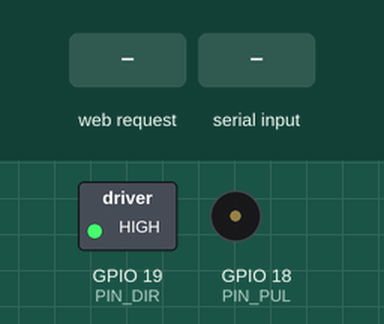
This sketch was run on a simulated ESP32. Shown: switched loads named in the sketch (green lamp = pin HIGH), buzzer (waves = sounding). The test bench sets the inputs (shaded band). WiFi joins after 1.5 s; servers stay silent unless stated; what the sketch prints to the serial monitor is not drawn.

Above: at 2.9 s.
3.0 s: HTTP request GET /cmd?action=START received
At 4.1 s:
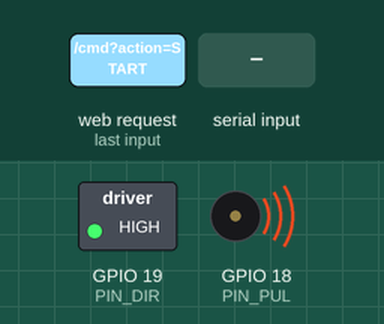
4.5 s: "R\n" received over Serial
At 5.7 s:
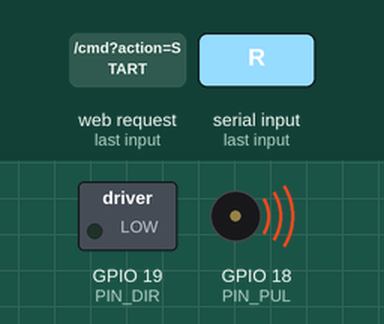
6.0 s: HTTP request GET /cmd?action=STOP received
At 6.5 s:
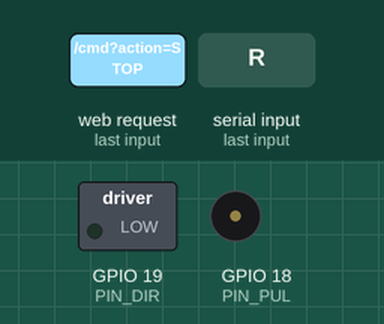
7.5 s: HTTP request GET /set?rpm=1 received
At 8.7 s:
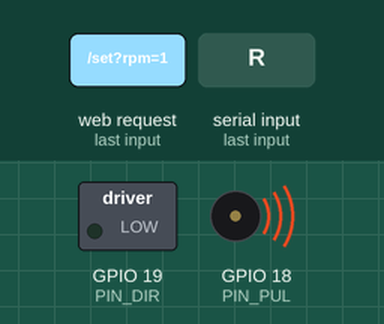
9.0 s: HTTP request GET /set?rpm=STOP received
At 9.3 s:
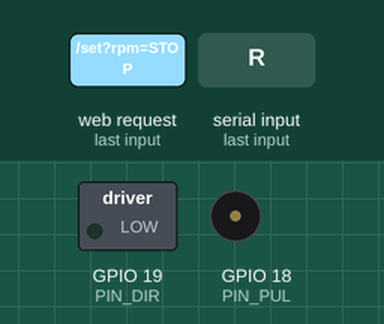
10.5 s: "S\n" received over Serial
At 11.7 s:
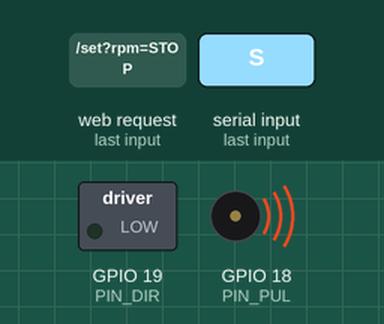
Timing chart, 0 to 13.0 s (numbered marks = the images above; inputs shaded):
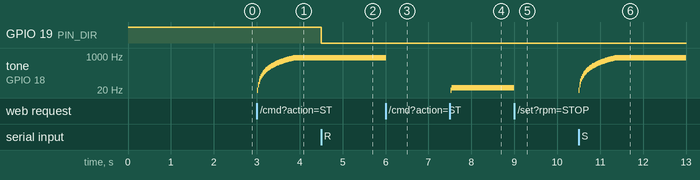

The sketch:

firmware_bomba_nema34.ino
```cpp
/* ==============================================================================
 * PROYECTO DE TESIS DE INGENIERÍA INDUSTRIAL - PLANTA DE ULTRAFILTRACIÓN FX100
 * HITO 2: ACCIONAMIENTO DE PRECISIÓN DE BOMBA PERISTÁLTICA (NEMA 34 + DM860)
 * ==============================================================================
 *
 * DESCRIPCIÓN TÉCNICA:
 * Este firmware comanda un motor paso a paso NEMA 34 acoplado a una bomba
 * peristáltica MBP-2000 mediante un driver industrial Leadshine DM860.
 *
 * CARACTERÍSTICAS:
 * 1. Generación de pulsos STEP por Silicio Hardware (LEDC Timer) a 0% de uso de CPU.
 * 2. Rampa de aceleración/desaceleración suave (35 RPM/s) para evitar pérdida de pasos.
 * 3. Servidor Web responsivo embebido (Dashboard táctil para celular y PC).
 * 4. Control interactivo por consola serie (115200 baudios).
 * 5. Actualización inalámbrica de código por Wi-Fi (ArduinoOTA).
 *
 * CONEXIONADO FÍSICO AL ESP32 (38 PINES):
 * - GPIO 18 (D18) ──► PUL+ (Paso / STEP del DM860)
 * - GPIO 19 (D19) ──► DIR+ (Sentido de Giro del DM860)
 * - GND           ──► PUL- y DIR- puenteados (Cátodo Común a masa)
 * - ENA+ / ENA-   ──► DESCONECTADOS (Driver habilitado permanentemente)
 * ============================================================================== */

#include <WiFi.h>
#include <WebServer.h>
#include <ESPmDNS.h>
#include <ArduinoOTA.h>

// ------------------------------------------------------------------------------
// 1. CREDENCIALES DE RED WI-FI (Planta Piloto)
// ------------------------------------------------------------------------------
const char* ssid     = "Box804";
const char* password = "plantapiloto2";

// Red de respaldo (Hotspot autónomo si no hay router disponible)
const char* ap_ssid  = "ESP32_Bomba_UF";
const char* ap_pass  = "plantapiloto2";

WebServer server(80);

// ------------------------------------------------------------------------------
// 2. ASIGNACIÓN DE PINES FÍSICOS AL DRIVER DM860
// ------------------------------------------------------------------------------
const uint8_t PIN_PUL = 18; // GPIO 18 -> Pulso STEP
const uint8_t PIN_DIR = 19; // GPIO 19 -> Dirección DIR

// Resolución del driver DM860 (DIP switches en 1600 pulsos por revolución)
const uint16_t PULSOS_POR_REV = 1600;

// ------------------------------------------------------------------------------
// 3. VARIABLES DE ESTADO Y CONTROL DINÁMICO
// ------------------------------------------------------------------------------
bool bombaEncendida = false;
bool direccionHoraria = true; // true = Filtración hacia FX100, false = Retrolavado

float rpm_objetivo = 0.0;     // Velocidad deseada fijada por el usuario (0 a 120 RPM)
float rpm_actual   = 0.0;     // Velocidad instantánea en rampa
const float ACELERACION_RPM_SEG = 35.0; // Rampa: sube/baja 35 RPM por segundo

unsigned long t_ultima_rampa_ms = 0;

// ------------------------------------------------------------------------------
// 4. FUNCIÓN PARA GENERAR PULSOS POR HARDWARE LEDC TIMER
// ------------------------------------------------------------------------------
void actualizarFrecuenciaMotor(float rpm) {
  if (rpm > 0.5 && bombaEncendida) {
    // Ecuación de Frecuencia: f (Hz) = (RPM * 1600 pulsos/rev) / 60 seg
    float freq_hz = (rpm * (float)PULSOS_POR_REV) / 60.0f;
    ledcWriteTone(PIN_PUL, freq_hz); // Síntesis de onda cuadrada en silicio
  } else {
    ledcWriteTone(PIN_PUL, 0);       // Detiene los pulsos
    digitalWrite(PIN_PUL, LOW);
  }
}

// ------------------------------------------------------------------------------
// 5. CÓDIGO HTML/CSS/JS DEL DASHBOARD WEB EMBEBIDO
// ------------------------------------------------------------------------------
const char index_html[] PROGMEM = R"rawliteral(
<!DOCTYPE html>
<html lang="es">
<head>
  <meta charset="UTF-8">
  <meta name="viewport" content="width=device-width, initial-scale=1.0">
  <title>Control Bomba MBP-2000 (NEMA 34)</title>
  <style>
    :root {
      --bg: #0b0f19; --card: #151d30; --border: #263554;
      --text: #f1f5f9; --accent: #38bdf8; --success: #10b981;
      --danger: #ef4444; --warning: #f59e0b;
    }
    * { box-sizing: border-box; margin: 0; padding: 0; font-family: 'Segoe UI', system-ui, sans-serif; }
    body { background: var(--bg); color: var(--text); padding: 20px; display: flex; justify-content: center; align-items: center; min-height: 100vh; }
    .card { background: var(--card); border: 1px solid var(--border); border-radius: 16px; padding: 24px; width: 100%; max-width: 480px; box-shadow: 0 10px 25px rgba(0,0,0,0.5); }
    h1 { font-size: 20px; color: var(--accent); margin-bottom: 4px; text-align: center; }
    p.sub { font-size: 12px; color: #94a3b8; text-align: center; margin-bottom: 20px; }
    .display-box { background: #070a12; border: 1px solid var(--border); border-radius: 12px; padding: 16px; text-align: center; margin-bottom: 18px; }
    .rpm-val { font-size: 48px; font-weight: 800; font-family: monospace; color: var(--accent); }
    .rpm-unit { font-size: 13px; color: #94a3b8; }
    .status-badge { display: inline-block; padding: 4px 12px; border-radius: 20px; font-size: 12px; font-weight: bold; margin-top: 8px; }
    .status-on { background: rgba(16, 185, 129, 0.2); color: var(--success); border: 1px solid var(--success); }
    .status-off { background: rgba(239, 68, 68, 0.2); color: var(--danger); border: 1px solid var(--danger); }
    .slider-box { margin-bottom: 20px; }
    .slider-label { display: flex; justify-content: space-between; font-size: 13px; margin-bottom: 8px; }
    input[type=range] { width: 100%; height: 8px; border-radius: 4px; background: #263554; accent-color: var(--accent); cursor: pointer; }
    .btn-grid { display: grid; grid-template-columns: 1fr 1fr; gap: 10px; margin-bottom: 12px; }
    .btn { padding: 14px; border: none; border-radius: 8px; font-size: 14px; font-weight: bold; cursor: pointer; transition: 0.2s; }
    .btn:active { transform: scale(0.97); }
    .btn-start { background: var(--accent); color: #090d16; }
    .btn-stop { background: var(--danger); color: #fff; }
    .btn-dir { background: var(--warning); color: #090d16; grid-column: span 2; }
    .info-footer { font-size: 11px; color: #64748b; text-align: center; margin-top: 14px; line-height: 1.4; }
  </style>
</head>
<body>
  <div class="card">
    <h1>PLANTA DE ULTRAFILTRACIÓN FX100</h1>
    <p class="sub">Hito 2: Accionamiento Bomba Peristáltica (NEMA 34)</p>

    <div class="display-box">
      <div class="rpm-val" id="rpm_val">0.0</div>
      <div class="rpm-unit">RPM (Frecuencia: <span id="freq_val">0</span> Hz)</div>
      <div id="status_pill" class="status-badge status-off">MOTOR DETENIDO</div>
      <div style="font-size: 12px; color: #94a3b8; margin-top: 6px;" id="dir_txt">Giro: Horario (Filtración hacia FX100)</div>
    </div>

    <div class="slider-box">
      <div class="slider-label">
        <span>Fijar Velocidad de Bomba:</span>
        <strong id="slider_txt" style="color: var(--accent);">30 RPM</strong>
      </div>
      <input type="range" id="rpm_slider" min="0" max="120" value="30" oninput="actualizarSlider(this.value)">
    </div>

    <div class="btn-grid">
      <button class="btn btn-start" onclick="enviarComando('START')">▶ INICIAR</button>
      <button class="btn btn-stop" onclick="enviarComando('STOP')">⏹ DETENER</button>
      <button class="btn btn-dir" onclick="enviarComando('TOGGLE_DIR')">🔄 INVERTIR SENTIDO DE GIRO</button>
    </div>

    <div class="info-footer">
      ESP32 Hardware LEDC Timer (GPIO 18 / 19) • Driver DM860 (1600 P/R)<br>
      IP: <span id="ip_txt">Conectando...</span> • OTA Habilitado
    </div>
  </div>

  <script>
    function actualizarSlider(val) {
      document.getElementById('slider_txt').innerText = val + " RPM";
      fetch('/set?rpm=' + val);
    }
    function enviarComando(accion) {
      fetch('/cmd?action=' + accion);
    }

    setInterval(() => {
      fetch('/status').then(r => r.json()).then(d => {
        document.getElementById('rpm_val').innerText = d.rpm.toFixed(1);
        document.getElementById('freq_val').innerText = Math.round((d.rpm * 1600) / 60);
        document.getElementById('ip_txt').innerText = d.ip;

        let pill = document.getElementById('status_pill');
        if (d.on) {
          pill.className = "status-badge status-on";
          pill.innerText = "BOMBA EN MARCHA";
        } else {
          pill.className = "status-badge status-off";
          pill.innerText = "MOTOR DETENIDO";
        }
        document.getElementById('dir_txt').innerText = "Giro: " + (d.dir ? "Horario (Filtración hacia FX100)" : "Antihorario (Retrolavado)");
      }).catch(e => {});
    }, 350);
  </script>
</body>
</html>
)rawliteral";

// ------------------------------------------------------------------------------
// 6. SETUP: INICIALIZACIÓN DE HARDWARE Y SERVICIOS
// ------------------------------------------------------------------------------
void setup() {
  Serial.begin(115200);

  pinMode(PIN_DIR, OUTPUT);
  digitalWrite(PIN_DIR, direccionHoraria);

  // Inicializar temporizador LEDC por hardware en PIN_PUL (GPIO 18)
  ledcAttach(PIN_PUL, 1000, 8);
  ledcWriteTone(PIN_PUL, 0); // Frecuencia 0 al arrancar

  Serial.println("\n========================================================");
  Serial.println("  PLANTA DE ULTRAFILTRACIÓN INDUSTRIAL - HITO 2         ");
  Serial.println("  Control de Bomba NEMA 34 (GPIO 18 PUL, GPIO 19 DIR)  ");
  Serial.println("========================================================");

  // Conexión Wi-Fi Modo Híbrido (Cliente STA + Punto de Acceso AP)
  WiFi.mode(WIFI_AP_STA);
  WiFi.begin(ssid, password);
  Serial.printf("Conectando a la red Wi-Fi: '%s' ...", ssid);

  int intentos = 0;
  while (WiFi.status() != WL_CONNECTED && intentos < 20) {
    delay(350);
    Serial.print(".");
    intentos++;
  }

  if (WiFi.status() == WL_CONNECTED) {
    Serial.println("\n[OK] Wi-Fi Conectado exitosamente.");
    Serial.printf("Dirección IP: http://%s\n", WiFi.localIP().toString().c_str());

    if (MDNS.begin("bomba-uf")) {
      Serial.println("Acceso por Dominio mDNS: http://bomba-uf.local");
    }
  } else {
    Serial.println("\n[AVISO] No se pudo conectar a la red Box804.");
    Serial.println("Iniciando Red Wi-Fi Propia (Hotspot de Respaldo)...");
    WiFi.softAP(ap_ssid, ap_pass);
    Serial.printf("Conéctate al Wi-Fi: '%s' (Clave: '%s')\n", ap_ssid, ap_pass);
    Serial.printf("Abre en tu navegador: http://%s\n", WiFi.softAPIP().toString().c_str());
  }

  // Configuración del servicio ArduinoOTA (Carga Inalámbrica por Wi-Fi)
  ArduinoOTA.setHostname("bomba-uf");
  ArduinoOTA.setPassword("plantapiloto2");

  ArduinoOTA.onStart([]() {
    bombaEncendida = false;
    actualizarFrecuenciaMotor(0.0);
    Serial.println("\n[OTA] Iniciando reprogramación de firmware por Wi-Fi...");
  });

  ArduinoOTA.onEnd([]() {
    Serial.println("\n[OTA] Actualización completada con éxito. Reiniciando...");
  });

  ArduinoOTA.begin();
  Serial.println("[OK] Servicio ArduinoOTA iniciado.");

  // Endpoints del Servidor Web
  server.on("/", HTTP_GET, [](){
    server.send_P(200, "text/html", index_html);
  });

  server.on("/set", HTTP_GET, [](){
    if (server.hasArg("rpm")) {
      float r = server.arg("rpm").toFloat();
      if (r >= 0.0f && r <= 150.0f) {
        rpm_objetivo = r;
        if (r > 0.0f && !bombaEncendida) {
          bombaEncendida = true;
        }
      }
    }
    server.send(200, "text/plain", "OK");
  });

  server.on("/cmd", HTTP_GET, [](){
    if (server.hasArg("action")) {
      String act = server.arg("action");
      if (act == "START") {
        if (rpm_objetivo < 1.0f) rpm_objetivo = 30.0f;
        bombaEncendida = true;
        Serial.printf("[COMANDO] Bomba INICIADA. Acelerando a %.1f RPM...\n", rpm_objetivo);
      } else if (act == "STOP") {
        bombaEncendida = false;
        Serial.println("[COMANDO] Bomba DETENIDA. Desacelerando a 0 RPM...");
      } else if (act == "TOGGLE_DIR") {
        direccionHoraria = !direccionHoraria;
        digitalWrite(PIN_DIR, direccionHoraria);
        Serial.printf("[COMANDO] Sentido cambiado a: %s\n", direccionHoraria ? "Horario (Filtración)" : "Antihorario (Retrolavado)");
      }
    }
    server.send(200, "text/plain", "OK");
  });

  server.on("/status", HTTP_GET, [](){
    String ipStr = (WiFi.status() == WL_CONNECTED) ? WiFi.localIP().toString() : WiFi.softAPIP().toString();
    String json = "{";
    json += "\"on\":" + String(bombaEncendida ? "true" : "false") + ",";
    json += "\"rpm\":" + String(rpm_actual, 1) + ",";
    json += "\"setpoint\":" + String(rpm_objetivo, 1) + ",";
    json += "\"dir\":" + String(direccionHoraria ? "true" : "false") + ",";
    json += "\"ip\":\"" + ipStr + "\"";
    json += "}";
    server.send(200, "application/json", json);
  });

  server.begin();
  Serial.println("[OK] Servidor Web iniciado en el puerto 80.");
  Serial.println("\nComandos disponibles en el Monitor Serie:");
  Serial.println("  'S' -> Iniciar Bomba");
  Serial.println("  'X' -> Detener Bomba");
  Serial.println("  'R' -> Invertir Sentido de Giro");
  Serial.println("  'V30', 'V60', 'V100' -> Fijar RPM");
}

// ------------------------------------------------------------------------------
// 7. LOOP PRINCIPAL: GESTIÓN DE RAMPA, WEB, SERIAL Y OTA
// ------------------------------------------------------------------------------
void loop() {
  server.handleClient();
  ArduinoOTA.handle();

  unsigned long t_ahora = millis();
  float dt = (t_ahora - t_ultima_rampa_ms) / 1000.0f;

  if (dt >= 0.02f) { // Actualizar rampa suave cada 20 ms
    t_ultima_rampa_ms = t_ahora;

    if (bombaEncendida) {
      if (rpm_actual < rpm_objetivo) {
        rpm_actual += ACELERACION_RPM_SEG * dt;
        if (rpm_actual > rpm_objetivo) rpm_actual = rpm_objetivo;
        actualizarFrecuenciaMotor(rpm_actual);
      } else if (rpm_actual > rpm_objetivo) {
        rpm_actual -= ACELERACION_RPM_SEG * dt;
        if (rpm_actual < rpm_objetivo) rpm_actual = rpm_objetivo;
        actualizarFrecuenciaMotor(rpm_actual);
      }
    } else {
      if (rpm_actual > 0.0f) {
        rpm_actual -= (ACELERACION_RPM_SEG * 1.5f) * dt; // Desacelera un 50% más rápido
        if (rpm_actual < 0.0f) rpm_actual = 0.0f;
        actualizarFrecuenciaMotor(rpm_actual);
      }
    }
  }

  // ----------------------------------------------------------------------------
  // PARSER DE COMANDOS POR MONITOR SERIE (Para pruebas en mesa)
  // ----------------------------------------------------------------------------
  if (Serial.available()) {
    String cmd = Serial.readStringUntil('\n');
    cmd.trim();
    if (cmd.equalsIgnoreCase("S")) {
      if (rpm_objetivo < 1.0f) rpm_objetivo = 30.0f;
      bombaEncendida = true;
      Serial.printf("[SERIAL] ▶ Bomba Iniciada a %.1f RPM.\n", rpm_objetivo);
    } else if (cmd.equalsIgnoreCase("X")) {
      bombaEncendida = false;
      Serial.println("[SERIAL] ⏹ Bomba Detenida.");
    } else if (cmd.equalsIgnoreCase("R")) {
      direccionHoraria = !direccionHoraria;
      digitalWrite(PIN_DIR, direccionHoraria);
      Serial.printf("[SERIAL] 🔄 Sentido de Giro: %s\n", direccionHoraria ? "Horario" : "Antihorario");
    } else if (cmd.startsWith("V") || cmd.startsWith("v")) {
      float r = cmd.substring(1).toFloat();
      if (r >= 0.0f && r <= 150.0f) {
        rpm_objetivo = r;
        if (r > 0.0f) bombaEncendida = true;
        Serial.printf("[SERIAL] ⚡ Velocidad fijada a %.1f RPM.\n", rpm_objetivo);
      }
    }
  }
}
```

Measured:
- after the input at 3.0 s, tone on GPIO 18 (PIN_PUL): plays 18 Hz for 0.02 s, 37 Hz for 0.02 s, 55 Hz for 0.02 s, 74 Hz for 0.02 s, 93 Hz for 0.02 s, 111 Hz for 0.02 s … (43 notes in this stretch), starting at once
- after the input at 4.5 s, GPIO 19 (PIN_DIR): HIGH → LOW at once
- after the input at 6.0 s, tone on GPIO 18 (PIN_PUL): 800 Hz → silent at once
- after the input at 7.5 s, tone on GPIO 18 (PIN_PUL): silent → 18 Hz at once, → 26 Hz 0.02 s later
- after the input at 9.0 s, tone on GPIO 18 (PIN_PUL): 26 Hz → silent at once
- after the input at 10.5 s, tone on GPIO 18 (PIN_PUL): plays 18 Hz for 0.02 s, 37 Hz for 0.02 s, 55 Hz for 0.02 s, 74 Hz for 0.02 s, 93 Hz for 0.02 s, 111 Hz for 0.02 s … (43 notes in this stretch), starting at once
